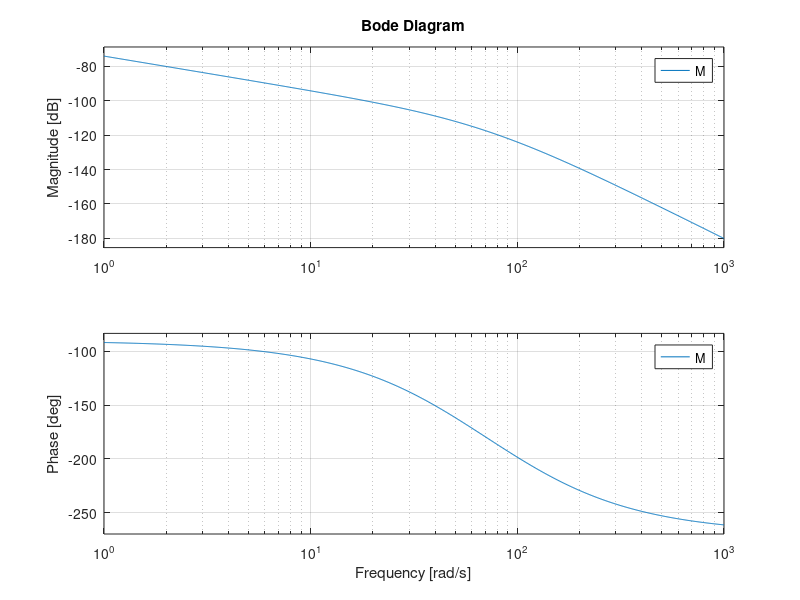
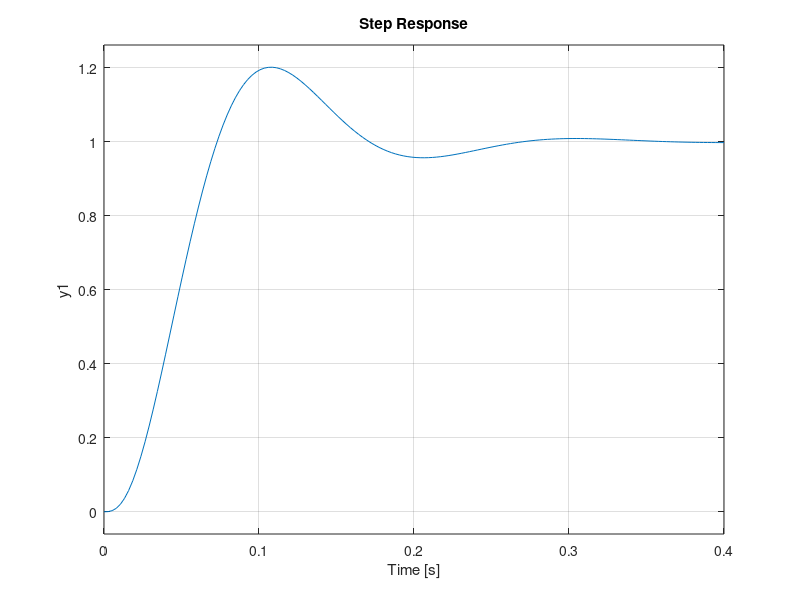

The MATLAB script that drew these images, in order:
s = tf('s');
M = 1/ (s*(s+50)*(s+100));

omega_pm = 25.86;

figure;
bode(M);
grid on;

[mag, phase] = bode(M, omega_pm);

% 4. Spočítáme K jako převrácenou hodnotu
K = 1 / mag;

L = K * M;
T = feedback(L, 1);

% 4. Vykreslení odezvy na skok
figure;
step(T);
grid on;
